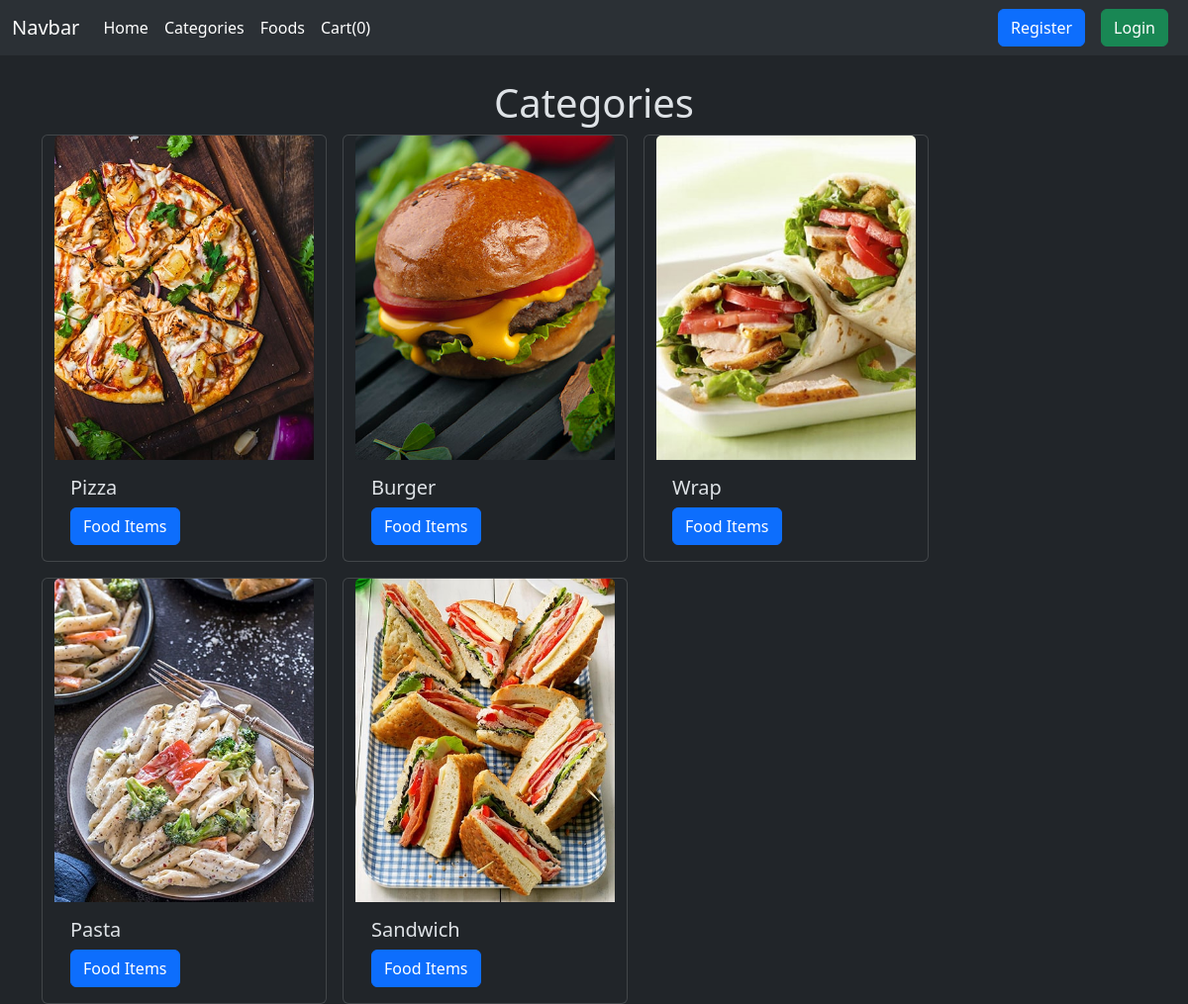
/app/categories/, run on the app's committed database.
### app1/models.py (models this page shows, shortened)
class Category(models.Model):
    title = models.CharField(max_length=31)
    photo = models.ImageField(upload_to='images/categories/', blank=False, null=False)
    is_featured = models.BooleanField(default=False)
    is_active = models.BooleanField(default=True)

### app1/views.py (the view)
# urls.py: path('categories/', views.categories, name='categories'),
def categories(request):
    category_items = Category.objects.filter(is_active=True)
    return render(request, 'categories.html', {'category_items': category_items})

### app1/templates/categories.html (shortened to what this page needs)
{% extends "layout.html" %}
{% block content %}
<h1 class = "text-center mt-4">Categories</h1>
<div class="container row gap-3">
    {% for category in category_items %}
    <div class="card" style="width: 18rem;">
        <img src="{{category.photo.url}}" class="card-img-top" alt="...">
        <div class="card-body">
        <h5 class="card-title">{{category.title}}</h5>
        <a href="{% url 'category_foods' category.id %}" class="btn btn-primary">Food Items</a>
        </div>
    </div>
    {% endfor %}
</div>
{% endblock %}

### templates/layout.html (shortened to what this page needs)
{% load static %}
<!DOCTYPE html>
<html lang="en" data-bs-theme="dark">
<head>
    <link href="https://cdn.jsdelivr.net/npm/bootstrap@5.3.3/dist/css/bootstrap.min.css" rel="stylesheet">
</head>
<body>
    <nav class="navbar navbar-expand-lg bg-body-tertiary">
        <div class="container-fluid">
          <a class="navbar-brand" href="#">Navbar</a>
          <div class="collapse navbar-collapse" id="navbarSupportedContent">
            <ul class="navbar-nav me-auto mb-2 mb-lg-0">
              <li class="nav-item">
                <a class="nav-link active" aria-current="page" href="http://localhost:8000/app/">Home</a>
              </li>
              <li class="nav-item">
                <a class="nav-link active" href="http://localhost:8000/app/categories/">Categories</a>
              </li>
              <li class="nav-item">
                <a class="nav-link active" href="http://localhost:8000/app/foods/">Foods</a>
              <li class="nav-item">
                <a class="nav-link active" href="http://localhost:8000/app/cart/">Cart(0)</a>
              </li>
            </ul>
            {% if user.is_authenticated %}
            <form method="post" action="{% url 'logout' %}">
              {% csrf_token %}
              <button class="btn btn-danger" type="submit">Logout</button>
            </form>
            {% else %}
            <a href="{% url 'register' %}" class="btn btn-primary mx-2">Register</a>
            <a href="{% url 'login' %}" class="btn btn-success mx-2">Login</a>
            {% endif %}
          </div>
        </div>
      </nav>
    <div class="container">
        {% block content %}
        {% endblock %}
    </div>
</body>
</html>

### data on the page
Category: photo (picture), title "Pizza"
Category: photo (picture), title "Burger"
Category: photo (picture), title "Wrap"
Category: photo (picture), title "Pasta"
Category: photo (picture), title "Sandwich"
